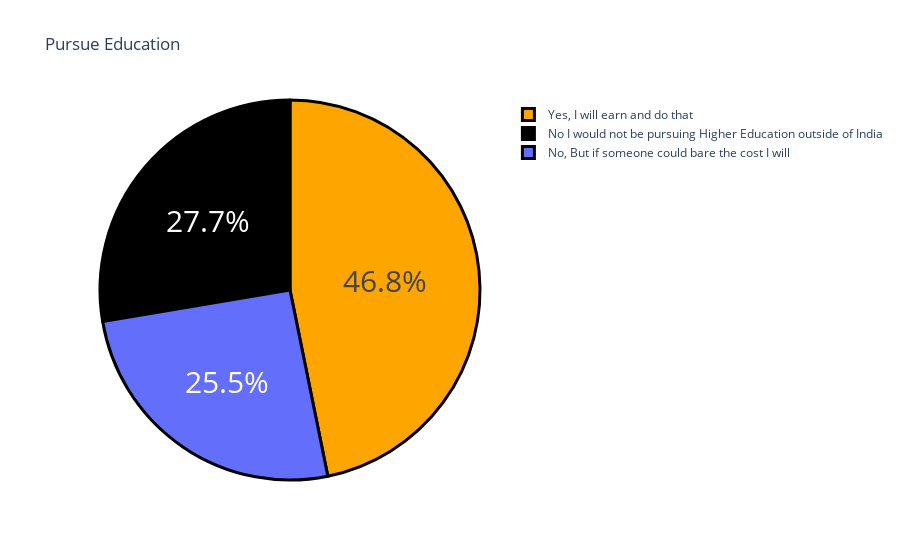

Source (notebook cell):
### Markdown cell above
# objective 3, Would you definitely pursue a Higher Education / Post Graduation outside of India ?

### Code cell
question2 = data["Would you definitely pursue a Higher Education / Post Graduation outside of India ? If only you have to self sponsor it."].value_counts()
label = question2.index
counts = question2.values
colors = ['orange','Black']
fig = go.Figure(data=[go.Pie(labels = label ,values = counts)])
fig.update_layout(title_text = 'Pursue Education')
fig.update_traces(hoverinfo = 'label+value', textinfo = 'percent', textfont_size = 30,
                  marker = dict(colors = colors, line = dict(color = 'black' , width = 3)))
fig.show()

### Figure 1 — Plotly figure (JSON) as saved in the notebook; plotly's stock layout.template omitted (floating-point values rounded to 4 significant figures)
{"data": [{"hoverinfo": "label+value", "labels": ["Yes, I will earn and do that", "No I would not be pursuing Higher Education outside of India", "No, But if someone could bare the cost I will"], "marker": {"colors": ["orange", "Black"], "line": {"color": "black", "width": 3}}, "textfont": {"size": 30}, "textinfo": "percent", "type": "pie", "values": [110, 65, 60]}], "layout": {"autosize": true, "title": {"text": "Pursue Education"}}}
